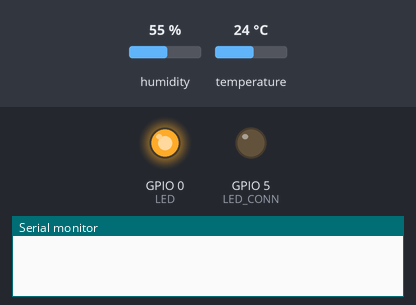
The sketch below on a simulated ESP8266 (NodeMCU). On the bench: output pins drawn as LEDs (lit = HIGH), the last lines printed to the serial monitor. The inputs (shaded band) are chosen by the test bench; at power-on: humidity 55 %, temperature 24 °C. WiFi joins after 1.5 s; servers stay silent unless stated.

Above: at 0.1 s.
At 93.6 s:
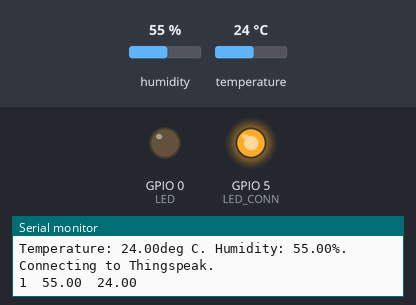
Timing chart, 0 to 95.1 s (numbered marks = the images above):
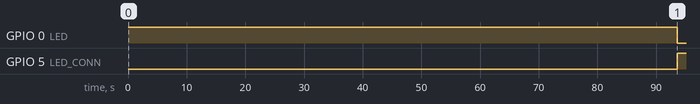

Measured:
- by itself, GPIO 0 (LED): HIGH → LOW at 93.6 s
- by itself, GPIO 5 (LED_CONN): LOW → HIGH at 93.6 s

The sketch:

dht11_nodemcu.ino
```cpp
#include <DHT.h>
#include <ESP8266WiFi.h>


#define DHTPIN 2          // DHT11 is connected to GPIO Pin 2
#define LED 0             // LED D3
#define LED_CONN 5        // LED D1


String apiKey = "DCSU8341011FNILR";     //  Enter your Write API key from ThingSpeak
const char* ssid =  "juju";     // Enter your WiFi Network's SSID
const char* pass =  "pedrinho"; // Enter your WiFi Network's Password
const char* server = "api.thingspeak.com";


float humi;
float temp;

DHT dht(DHTPIN, DHT11);
WiFiClient client;

void setup()
{
  pinMode(LED, OUTPUT);
  digitalWrite(LED, HIGH);
    pinMode(LED_CONN, OUTPUT);
  digitalWrite(LED_CONN, LOW);
  Serial.begin(9600);
  delay(100);
  dht.begin();

  Serial.println("Connecting to ");
  Serial.println(ssid);


  WiFi.begin(ssid, pass);

  while (WiFi.status() != WL_CONNECTED)
  {
    delay(3000);
    Serial.print("*");

  }
  Serial.println("");
  Serial.println("***WiFi connected***");

}

void loop()
{
  humi = 0;
  temp = 0;
  for (int i = 1; i <= 10; i++) {
    Serial.print(i);
    Serial.print("\t");
    humi += dht.readHumidity() / 10;
    temp += dht.readTemperature() / 10;
    Serial.print(humi / i * 10);
    Serial.print("\t");
    Serial.println(temp / i * 10);
    delay(6000);

  }

  digitalWrite(LED_CONN, LOW);
  if (client.connect(server, 80))  //   "184.106.153.149" or api.thingspeak.com
  {
    String sendData = apiKey + "&field5=" + String(temp) + "&field6=" + String(humi) + "\r\n\r\n";

    Serial.println(sendData);

    client.print("POST /update HTTP/1.1\n");
    client.print("Host: api.thingspeak.com\n");
    client.print("Connection: close\n");
    client.print("X-THINGSPEAKAPIKEY: " + apiKey + "\n");
    client.print("Content-Type: application/x-www-form-urlencoded\n");
    client.print("Content-Length: ");
    client.print(sendData.length());
    client.print("\n\n");
    client.print(sendData);

    Serial.print("Temperature: ");
    Serial.print(temp);
    Serial.print("deg C. Humidity: ");
    Serial.print(humi);
    Serial.println("%. Connecting to Thingspeak.");
  }

  client.stop();

  digitalWrite(LED, HIGH);
  delay(30000);
  digitalWrite(LED, LOW);
  digitalWrite(LED_CONN, HIGH);
}
```
